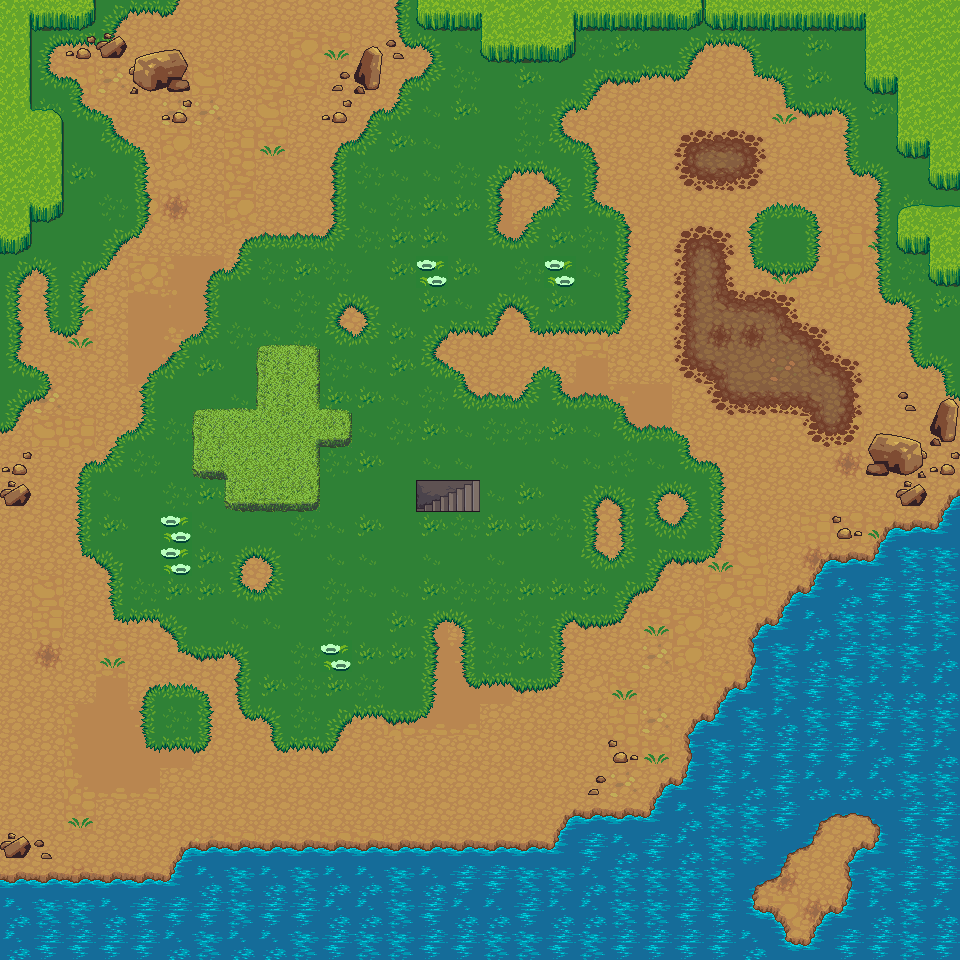

A 2D game scene composited from a Tiled map and its tileset images. What follows is a short description and the map's XML, with each tile layer's data collapsed to a summary:
An orthogonal 30x30 tile map with 32x32 px tiles, 3 tile layers (Tile Layer 1, Tile Layer 2, Tile Layer 3).

<map version="1.0" tiledversion="1.1.1" orientation="orthogonal" renderorder="right-down" width="30" height="30" tilewidth="32" tileheight="32" infinite="0" nextobjectid="1">
 <tileset firstgid="1" source="Terrain.tsx" />
 <layer name="Tile Layer 1" width="30" height="30">
  <data>[900 cells, 900 non-empty, 17 distinct tile ids]</data>
 </layer>
 <layer name="Tile Layer 2" width="30" height="30">
  <data>[900 cells, 671 non-empty, 55 distinct tile ids]</data>
 </layer>
 <layer name="Tile Layer 3" width="30" height="30">
  <data>[900 cells, 101 non-empty, 36 distinct tile ids]</data>
 </layer>
</map>
